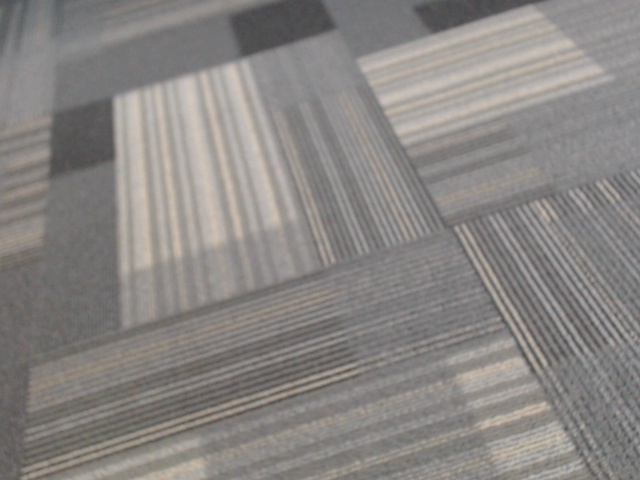
//> input picture OpenCVDemo/I5.jpg, 640 x 480 px
$ ./OpticalFlowPyrLK   (built with g++ and OpenCV 4, the #if around main switched on)
//> lines starting //> are read from the running program, lines starting //| are printed output that depends on the picture
#if 0
#include <opencv2/highgui/highgui.hpp>
#include <opencv2/imgproc/imgproc.hpp>
#include <opencv2/video/video.hpp>
#include <opencv2/core/core.hpp>
#include <opencv2/imgproc/types_c.h>
#include <opencv2/features2d.hpp>
#include "opencv2/calib3d.hpp"
#include <iostream>
#include <cstdio>

using namespace std;
using namespace cv;

template <typename T>
void reduceVector(vector<T> &v, vector<uchar> status)
{
	int j = 0;
	for (int i = 0; i < int(v.size()); i++)
		if (status[i])
			v[j++] = v[i];
	v.resize(j);
}

int main()
{
	Mat img1;
	Mat img2;
	vector<Point2f> features;
	vector<Point2f> features_after;
	vector<Point2f> moved;
	vector<DMatch> good_matches;
	vector<uchar> status;
	vector<float> err;
	int maxCout = 300;//定义最大个数
	double minDis = 20;//定义最小距离
	double qLevel = 0.01;//定义质量水平

	//读取两个图像---相邻帧
	img1 = imread("I5.jpg", 0);//读取为灰度图像
//> img1: 480 rows x 640 cols, CV_8UC1; min 71, max 203, mean 134.7
	img2 = imread("I6.jpg", 0);
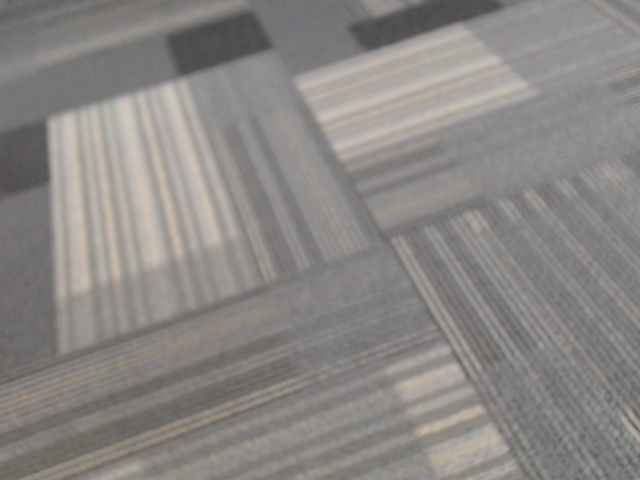
//> input picture OpenCVDemo/I6.jpg, 640 x 480 px
//> img2: 480 rows x 640 cols, CV_8UC1; min 72, max 201, mean 135.9
	//检测第一帧的特征点
	goodFeaturesToTrack(img1, features, maxCout, qLevel, minDis);
//> features = 300 Points (x, y), first 12: [634, 428], [581, 427], [589, 460], [627, 455], [614, 414], [632, 334], [543, 200], [456, 227], [614, 313], [544, 403], [607, 344], [545, 365]
	//计算出第二帧的特征点
	calcOpticalFlowPyrLK(img1, img2, features, features_after, status, err);
//> features_after = 300 Points (x, y), first 12: [563.9, 426.7], [514.3, 428.3], [522.6, 460.1], [557.7, 453.3], [544.6, 414.4], [537, 212.3], [568.4, 184.2], [467.1, 212.7], [549.1, 235.7], [478.9, 406.9], [560.8, 379.7], [478.7, 368.5]; status = 300 values, max 1 at index 0, min 0 at index 26, mean 0.813; err = 300 values, max 15.97 at index 5, min 0 at index 26, mean 4.7
	//判别哪些属于运动的特征点
	for (int i = 0; i < features_after.size(); i++) {
		//状态要是1，并且坐标要移动下的那些点
		if (status[i] && ((abs(features[i].x - features_after[i].x) +
			abs(features[i].y - features_after[i].y)) > 4)) {
			moved.push_back(features_after[i]);
			good_matches.push_back(DMatch(i, i, 0));
		}
	}
//> after the loop, moved = 242 Points (x, y), first 12: [563.9, 426.7], [514.3, 428.3], [522.6, 460.1], [557.7, 453.3], [544.6, 414.4], [537, 212.3], [568.4, 184.2], [467.1, 212.7], [549.1, 235.7], [478.9, 406.9], [560.8, 379.7], [478.7, 368.5]; good_matches = 242 matches

	// 画图像1的特征点
	Mat img2_copy = img2.clone();
	for (int i = 0; i < moved.size(); i++) {
		//将特征点画一个小圆出来--粗细为2
		circle(img2_copy, moved[i], 3, Scalar(255), 2);
	}
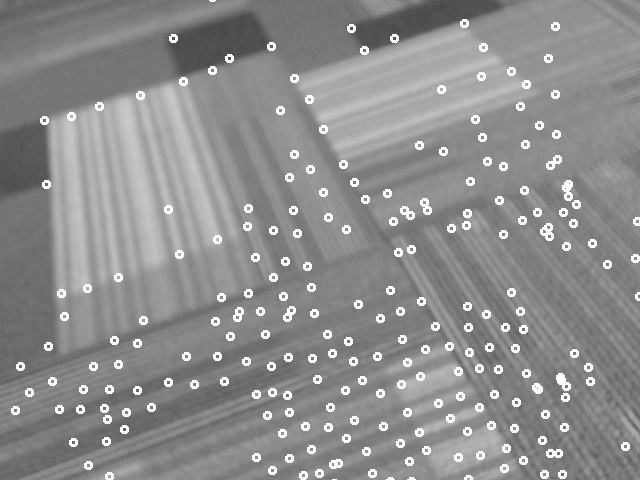
//> img2_copy: 480 rows x 640 cols, CV_8UC1; min 72, max 255, mean 141.2
	imshow("features", img2_copy);

	// 画两张图的差别（相减）
	Mat diff;
	addWeighted(img1, 1, img2, -1, 0, diff);
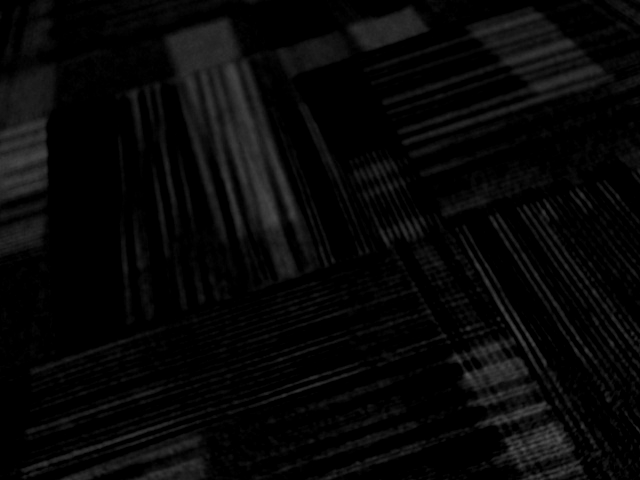
//> diff: 480 rows x 640 cols, CV_8UC1; min 0, max 83, mean 7.8
	imshow("diff", diff);

	vector<KeyPoint> kp1, kp2;
	Mat res;
	// 画Raw matches
	KeyPoint::convert(features, kp1);
//> kp1 = 300 keypoints; strongest (x, y, size): (634, 428, 1), (581, 427, 1), (589, 460, 1), (627, 455, 1)
	KeyPoint::convert(features_after, kp2);
//> kp2 = 300 keypoints; strongest (x, y, size): (564, 427, 1), (514, 428, 1), (523, 460, 1), (558, 453, 1)
	drawMatches(img1, kp1, img2, kp2, good_matches, res);
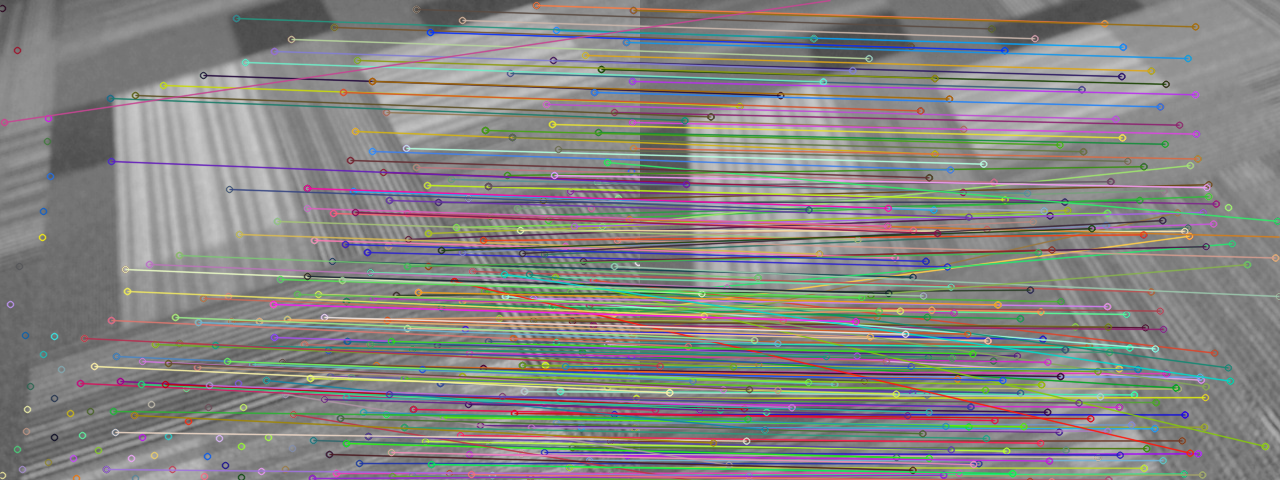
//> res: 480 rows x 1280 cols, CV_8UC3; mean B, G, R 130.6, 133.3, 134
	imshow("raw matches", res);

	// 画refine matches(inliners)
	vector<Point2f> pts1(features), pts2(features_after);
//> pts1 has the same summary as features; pts2 has the same summary as features_after
	reduceVector(pts1, status);
//> after the loop in reduceVector, `for (int i = 0; i < int(v.size()); i++)`: v has the same summary as features outside reduceVector; j = 244
//> in reduceVector, `v.resize(j);`: v = 244 Points (x, y), first 12: [634, 428], [581, 427], [589, 460], [627, 455], [614, 414], [632, 334], [543, 200], [456, 227], [614, 313], [544, 403], [607, 344], [545, 365]
//> pts1 has the same summary as v in reduceVector
	reduceVector(pts2, status);
//> pts2 = 244 Points (x, y), first 12: [563.9, 426.7], [514.3, 428.3], [522.6, 460.1], [557.7, 453.3], [544.6, 414.4], [537, 212.3], [568.4, 184.2], [467.1, 212.7], [549.1, 235.7], [478.9, 406.9], [560.8, 379.7], [478.7, 368.5]
	vector<uchar> status2;
	findFundamentalMat(pts1, pts2, FM_RANSAC, 1.0, 0.99, status2);
//> status2 = 244 values, max 1 at index 0, min 0 at index 5, mean 0.697
	reduceVector(pts1, status2);
//> pts1 = 170 Points (x, y), first 12: [634, 428], [581, 427], [589, 460], [627, 455], [614, 414], [544, 403], [607, 344], [545, 365], [499, 318], [572, 447], [631, 376], [610, 441]
	reduceVector(pts2, status2);
//> pts2 = 170 Points (x, y), first 12: [563.9, 426.7], [514.3, 428.3], [522.6, 460.1], [557.7, 453.3], [544.6, 414.4], [478.9, 406.9], [560.8, 379.7], [478.7, 368.5], [434.9, 326.4], [506.3, 448.2], [559.6, 376.6], [541.8, 440.4]
	KeyPoint::convert(pts1, kp1);
//> kp1 = 170 keypoints; strongest (x, y, size): (634, 428, 1), (581, 427, 1), (589, 460, 1), (627, 455, 1)
	KeyPoint::convert(pts2, kp2);
//> kp2 = 170 keypoints; strongest (x, y, size): (564, 427, 1), (514, 428, 1), (523, 460, 1), (558, 453, 1)
	good_matches.clear();
//> good_matches = 0 matches
	for (int i = 0; i < kp1.size(); ++i) {
		good_matches.push_back(DMatch(i, i, 0));
	}
//> after the loop, good_matches = 170 matches
	drawMatches(img1, kp1, img2, kp2, good_matches, res);
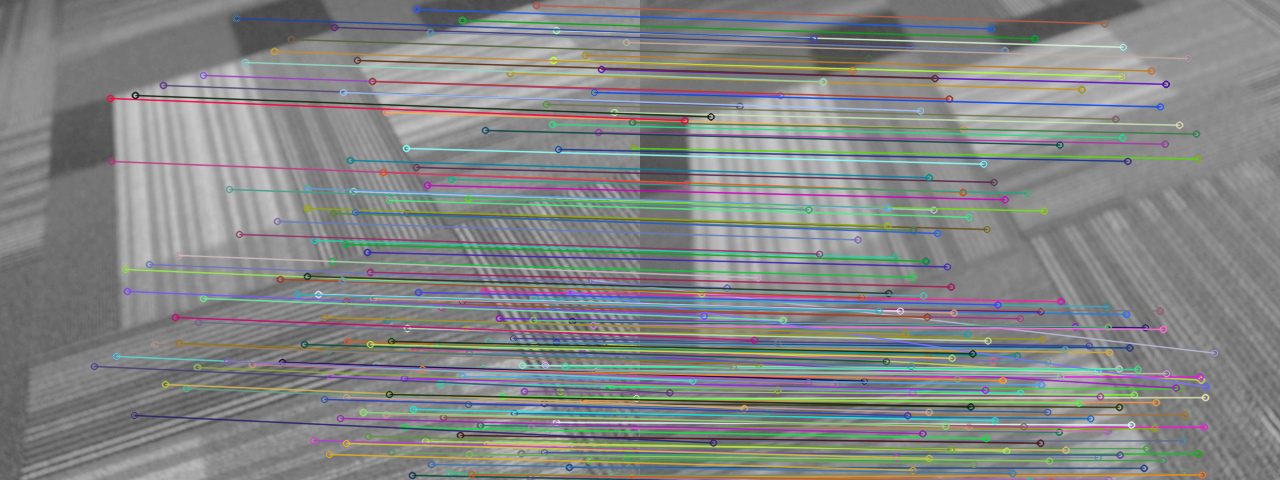
//> res: 480 rows x 1280 cols, CV_8UC3; mean B, G, R 133.4, 134.1, 131.9
	imshow("refine matches", res);

	waitKey(0);
	return 0;
}
#endif
